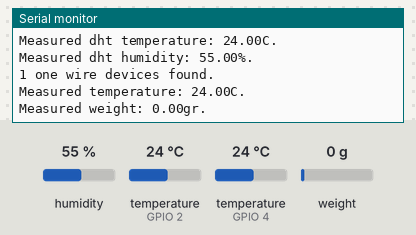
A sketch run on a simulated ESP8266 (NodeMCU). Shown: the last lines printed to the serial monitor. Inputs (shaded band) come from the test bench; at power-on: humidity 55 %, temperature (sensors on GPIO 4, GPIO 2) 24 °C, weight on the scale 0 g. WiFi joins after 1.5 s; servers stay silent unless stated; no MQTT or app messages arrive unless stated.

Above: at 3.7 s.
3.8 s: humidity set to 22 %
12.0 s: temperature (sensor on GPIO 4) set to 12 °C
At 14.1 s:
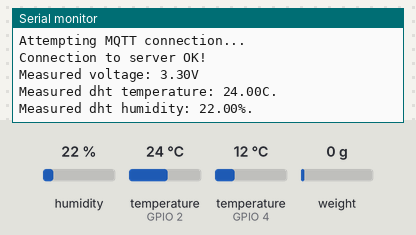
20.2 s: weight on the scale set to 100 g
At 25.9 s:
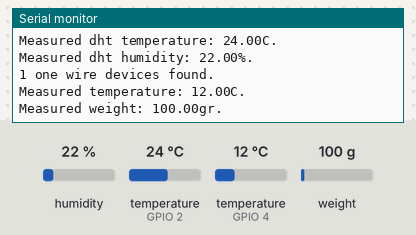
28.4 s: temperature (sensor on GPIO 2) set to 12 °C
At 35.9 s:
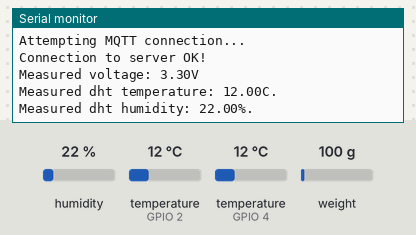
36.6 s: temperature (sensor on GPIO 4) set to 19 °C
At 37.6 s:
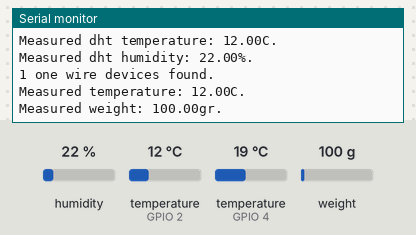
44.8 s: weight on the scale set to 1250 g
At 47.0 s:
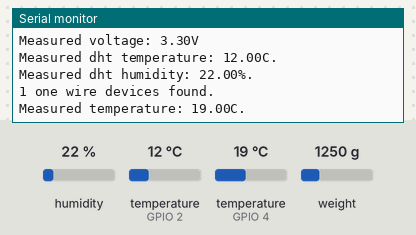
Timing chart, 0 to 48.5 s (numbered marks = the images above; inputs shaded):
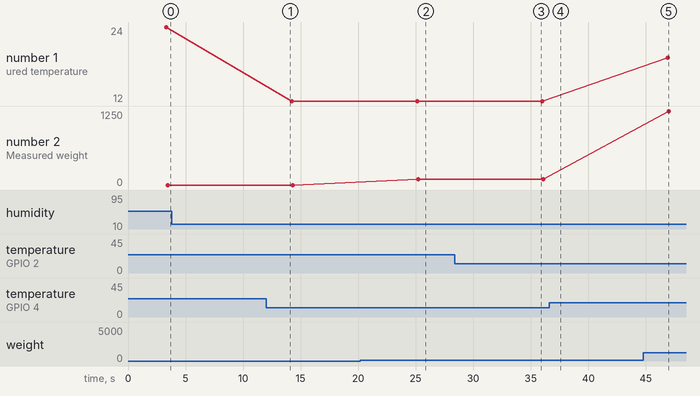

Measured:
- after the input at 20.2 s, the serial monitor: prints a new line after 5.0 s (image 2)
- after the input at 28.4 s, the serial monitor: prints a new line after 6.8 s (image 3)
- plotted number 1: 24 → 12 after the input at 12.0 s
- plotted number 2: 0 → 100 after the input at 20.2 s, 100 → 1250 after the input at 44.8 s

The sketch:

DigiHive.ino
```cpp
/***************** DigiHive *****************/
#include <ESP8266WiFi.h>
#include <hx711.h>

// user libs
#include "digitalpin_def.h" //definition of pins
#include "mqtt.h"
#include "DHT.h"
#include "temperature.h"

using namespace std;

MQTT        mqttClient(MQTT_SERVER, MQTT_PORT);
DHT         dht22(DHT_PIN, DHTTYPE);
Temperature temperature(DS18B20_PIN);
Hx711       weight(HX711_DATA_PIN, HX711_CLOCK_PIN);
ADC_MODE(ADC_VCC);

//============================================
void setup() {
  Serial.begin(115200);
  delay(1000);

  // Start Wifi
  mqttClient.initialize();

  dht22.begin();

  weight.setOffset(WEIGHTOFFSET);
  weight.setScale(WEIGHTFACTOR);
}

void loop() {

  if (mqttClient.reconnect() == MQTT_CONNECTED) {
    Serial.println("Connection to server OK!");

    float measuredValue = 0;

    // read voltage at ESP8266
    measuredValue = ESP.getVcc() / 1000.0;
    if (isnormal(measuredValue)) {
      Serial.print("Measured voltage: ");
      Serial.print(measuredValue);
      Serial.println("V");
      mqttClient.publish(TOPIC_VOLTAGE, measuredValue);
    }

    // read temperature and humidity of DHT22
    measuredValue = dht22.readTemperature();
    if (isnormal(measuredValue)) {
      Serial.print("Measured dht temperature: ");
      Serial.print(measuredValue);
      Serial.println("C.");
      mqttClient.publish(TOPIC_IN_TEMP2, measuredValue);
    }
    measuredValue = dht22.readHumidity();
    if (isnormal(measuredValue)) {
      Serial.print("Measured dht humidity: ");
      Serial.print(measuredValue);
      Serial.println("%.");
      mqttClient.publish(TOPIC_IN_HUMID1, measuredValue);
    }

    // read temperature of all DS18B20 (upto 3)
    int devices = temperature.deviceCount();
    Serial.print(devices);
    Serial.println(" one wire devices found.");
    for (int i = 0; i < devices ;i++) {
      measuredValue = temperature.read(i);
      Serial.print("Measured temperature: ");
      Serial.print(measuredValue);
      Serial.println("C.");
      mqttClient.publish(static_cast<Topic>(TOPIC_IN_TEMP1 + i), measuredValue);
    }

    // reads weight
    measuredValue = weight.getGram();
    Serial.print("Measured weight: ");
    Serial.print(measuredValue);
    Serial.println("gr.");
    mqttClient.publish(TOPIC_WEIGHT, measuredValue);
  } else {
    Serial.println("Not connected: Not trying to send data.");
  }

  // put ESP8266 to sleep for 10 mins to minimize power consumption
  // time is in micro seconds
  // ESP.deepSleep(600*1000000,WAKE_RF_DEFAULT);
  delay(10000);
}
```

digitalpin_def.h
```cpp
#ifndef DIGITALPIN_DEF_H
#define DIGITALPIN_DEF_H

// define the MQTT server
#define MQTT_SERVER "5.189.151.254"
#define MQTT_PORT 1883

//define pin for DS18B20
#define DS18B20_PIN 4 // GPIO4

//define pin for AM2320
#define DHT_PIN 2       // GPIO2
// Uncomment the DHT type you're using!
//#define DHTTYPE DHT11   // DHT 11
#define DHTTYPE DHT22     // DHT 22 (AM2302), AM2321, AM2320
//#define DHTTYPE DHT21   // DHT 21 (AM2301)

// define pin for HX711 scale controller
#define HX711_DATA_PIN 12  // GPIOI2  ESP8266
#define HX711_CLOCK_PIN 14 // GPIOI4  ESP8266
// #define HX711_DATA_PIN D6  // GPIOI2  NodeMCU
// #define HX711_CLOCK_PIN D5 // GPIOI4  NodeMCU

#define WEIGHTOFFSET 0  // offset for reading weight, is when no hive is on the weighing scale
#define WEIGHTFACTOR 21 // factor to convert reading to gram

#endif DIGITALPIN_DEF_H
```

mqtt.cpp
```cpp
#include "mqtt.h"
#include <PubSubClient.h>     // https://github.com/knolleary/pubsubclient

#ifdef WIFISSID
#include <ESP8266WiFi.h>
#else
#include <WiFiManager.h>      // https://github.com/tzapu/WiFiManager
#endif

MQTT::MQTT(const char* mqtt_server, int mqtt_port)
  :  mqttServer(mqtt_server), mqttPort(mqtt_port), PubSubClient("digihive.nl", 1883, espClient)
{
}

MQTT::~MQTT()
{
}

void MQTT::initialize()
{
  //WiFiManager
  //Local intialization. Once its business is done, there is no need to keep it around
  WiFiManager wifiManager;
  // wifiManager.resetSettings();
  wifiManager.autoConnect("DigiHive");
  Serial.println("Connected to Wifi...");

  setServer(mqttServer, mqttPort);

  char myChipId[10] = "";
  sprintf(myChipId, "%06X", ESP.getChipId());
  sprintf(arduinoClientName, "DigiHive_%s", myChipId);

  // Put the ESP ID into the topics
  for (int i = 0; i < NUM_TOPICS; i++) {
    for (int j = 0; j < 6; j++) {
      topicList[i][j] = myChipId[j];
    }
  }
}


int MQTT::reconnect()
{
  // Loop until we're reconnected
  Serial.println("Attempting MQTT connection...");
  for (int i = 0; !connected() && i < 5; i++) {
    // Attempt to connect
    if (connect(arduinoClientName)) {
      Serial.println("MQTT connection succesful.");
    } else {
      Serial.print("failed, rc=");
      Serial.print(state());
      Serial.println(" try again in 2 seconds");
      // Wait 2 seconds before retrying
      delay(2000);
      i++;
    }
  }

  return state();
}

void MQTT::publish(Topic topic, double message)
{
  char stringMessage[50] = "";
  dtostrf(message, 4, 2, stringMessage);

  PubSubClient::publish(topicList[topic], stringMessage);
}
```

mqtt.h
```cpp
#ifndef MQTT_H
#define MQTT_H

#include <PubSubClient.h>     // https://github.com/knolleary/pubsubclient
#include <WiFiManager.h>      // https://github.com/tzapu/WiFiManager

enum Topic {
  TOPIC_IN_TEMP1,
  TOPIC_OUT_TEMP,
  TOPIC_IN_TEMP2,
  TOPIC_IN_HUMID1,
  TOPIC_IN_HUMID2,
  TOPIC_OUT_HUMID,
  TOPIC_VOLTAGE,
  TOPIC_WEIGHT,
  NUM_TOPICS
};

class MQTT : public PubSubClient
{
  private:
    char topicList[NUM_TOPICS][40] = {
      "000000/level1/temperature",
      "000000/outside/temperature",
      "000000/level2/temperature",
      "000000/level1/humidity",
      "000000/level2/humidity",
      "000000/outside/humidity",
      "000000/voltage",
      "000000/weight"
    };
    Client* mClient;
    WiFiClient espClient;
    char  arduinoClientName[40];      // ID to connect to the MQTT server, must be unique on the server
    const char* mqttServer;
    int mqttPort;

  public:
    MQTT(const char* mqtt_server, int mqtt_port);
    ~MQTT();

    void initialize();
    int reconnect();
    void publish(Topic topic, double message);

};

#endif MQTT_H
```

temperature.cpp
```cpp
#include "temperature.h"
#include <OneWire.h>
#include <DallasTemperature.h>      // https://github.com/milesburton/Arduino-Temperature-Control-Library

Temperature::Temperature(int pinDefinition)
{
  oneWire = new OneWire(pinDefinition);
  setOneWire(oneWire);
}

Temperature::~Temperature()
{

}

uint8_t Temperature::deviceCount()
{
  begin();
  nDeviceCount = getDeviceCount();
  if (nDeviceCount > MAX_DEVICES) {
    nDeviceCount = MAX_DEVICES;
  }
  requestTemperatures();

  return nDeviceCount;
}

float Temperature::read(uint8_t index)
{
  return getTempCByIndex(index);
}
```

temperature.h
```cpp
#ifndef TEMPERATURE_H
#define TEMPERATURE_H
#define REQUIRESALARMS false

#include <OneWire.h>
#include <DallasTemperature.h>      // https://github.com/milesburton/Arduino-Temperature-Control-Library

const int MAX_DEVICES = 3;

class Temperature : public DallasTemperature
{
  private:
    int nDeviceCount;
    byte deviceList[8];
    OneWire* oneWire;

  public:
    Temperature(int pinDefinition);
    ~Temperature();

    uint8_t deviceCount();
    float read(uint8_t index);
};

#endif TEMPERATURE_H
```
